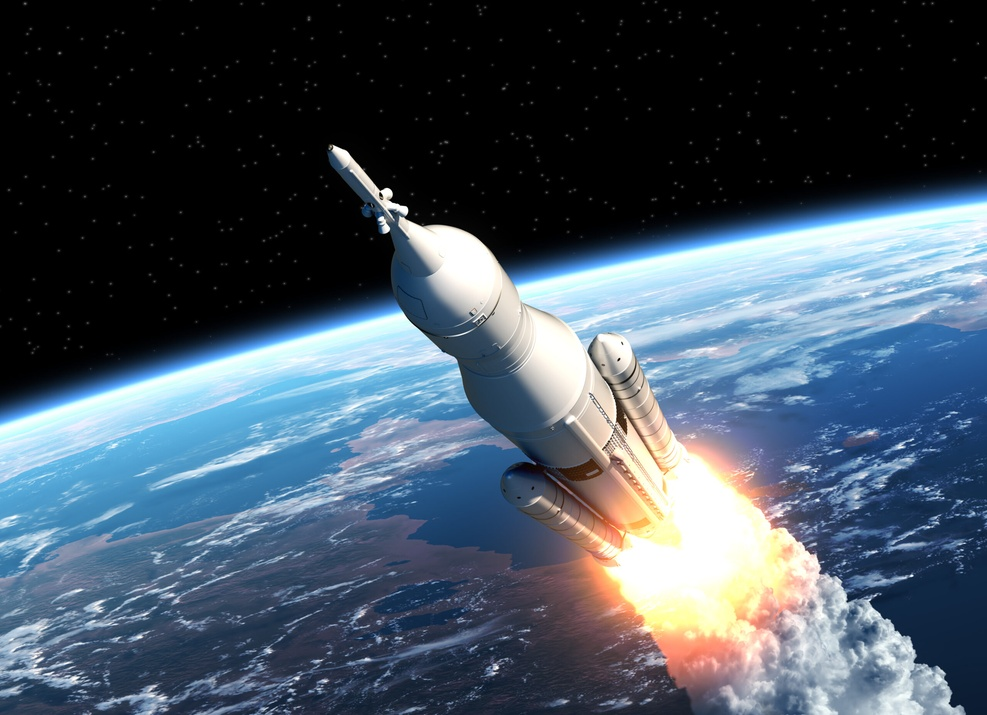
#> input picture rocket.jpeg, 987 x 715 px, shrunk from 2560 x 1854 before the run, found by its file name
$ python 05_merging_two_images.py
#> lines starting #> are read from the running program, lines starting #| are printed output that depends on the picture
# MERGING TWO IMAGES

import cv2 as cv
import numpy as np

path = "/Users/krtdnc/Desktop/Miuul/OpenCV/"
img1 = cv.imread(path + "rocket.jpeg")
#> img1 is the input picture: shape (715, 987, 3); mean B, G, R 99, 85.3, 71.5
img2 = cv.imread(path + "rocket_gray.jpeg")
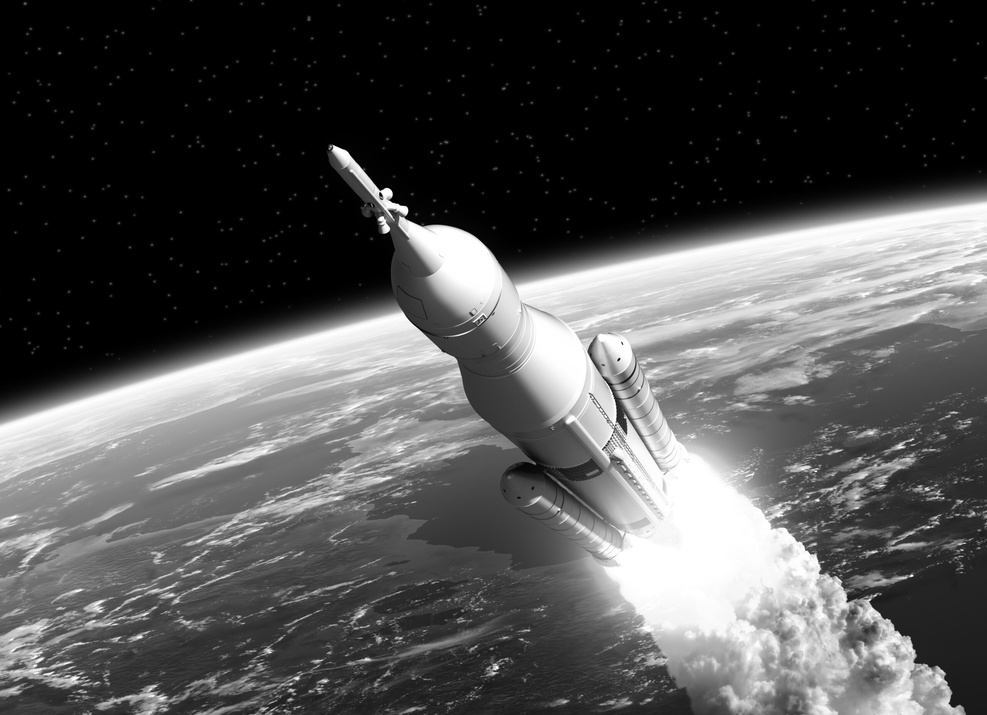
#> input picture rocket_gray.jpeg, 987 x 715 px, shrunk from 2560 x 1854 before the run, found by its file name
#> img2 is the input picture: shape (715, 987, 3); min 0, max 255, mean 82.7

horizontal = np.hstack((img1, img2))
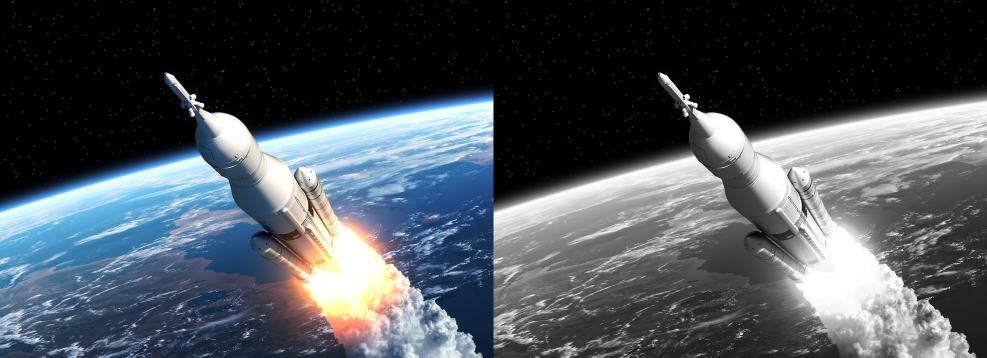
#> horizontal: shape (715, 1974, 3) (shown at 1/2 size); mean B, G, R 90.9, 84, 77.1

cv.imshow("merge_img", horizontal)
cv.waitKey(1)

cv.destroyAllWindows()
